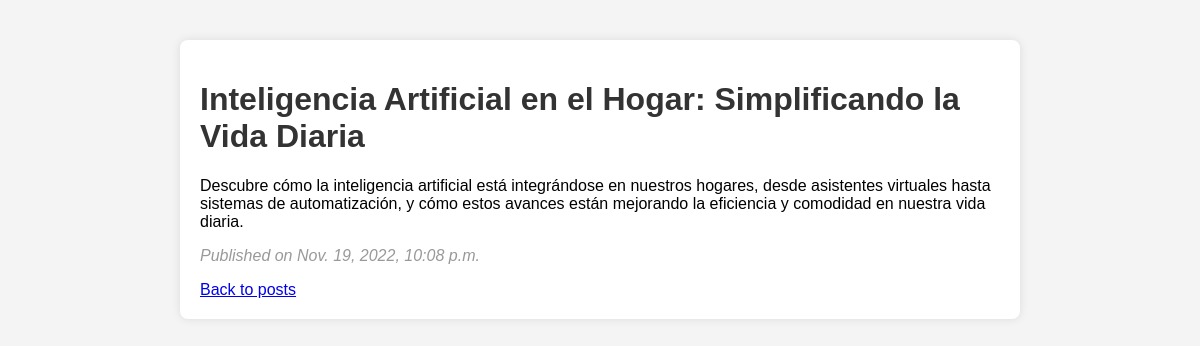
Page /posts/2/ on the committed database.
### blog/models.py (models this page shows, shortened)
class Post(models.Model):
    title = models.CharField(max_length=200)
    content = models.TextField()
    pub_date = models.DateTimeField(default=timezone.now)

### blog/views.py (the view)
# urls.py: path('posts/<int:pk>/', post_detail, name='post-detail-template'),
def post_detail(request, pk):
    post = get_object_or_404(Post, pk=pk)
    return render(request, 'post_detail.html', {'post': post})

### blog/templates/post_detail.html (shortened to what this page needs)
{% extends 'base.html' %}
{% block content %}
    <h1>{{ post.title }}</h1>
    <p>{{ post.content }}</p>
    <p class="date">Published on {{ post.pub_date }}</p>
    <a href="{% url 'post-list' %}">Back to posts</a>
{% endblock %}

### blog/static/blog/style.css (style rules this page uses)
body { font-family: Arial, sans-serif; margin: 20px; padding: 20px; background-color: #f4f4f4; }
h1 { color: #333; }
p.date { color: #999; font-style: italic; }

### rows in the picture
Post: title "Inteligencia Artificial en el Hogar: Simplificando la Vida Diaria", content "Descubre cómo la inteligencia artificial está integrándose en nuestros hogares, desde asistentes virtuales hasta sistemas de automatización, y cómo estos avances están mejorando la eficiencia y comodidad en nuestra vida diaria.", pub_date "Nov. 19, 2022, 10:08 p.m."
